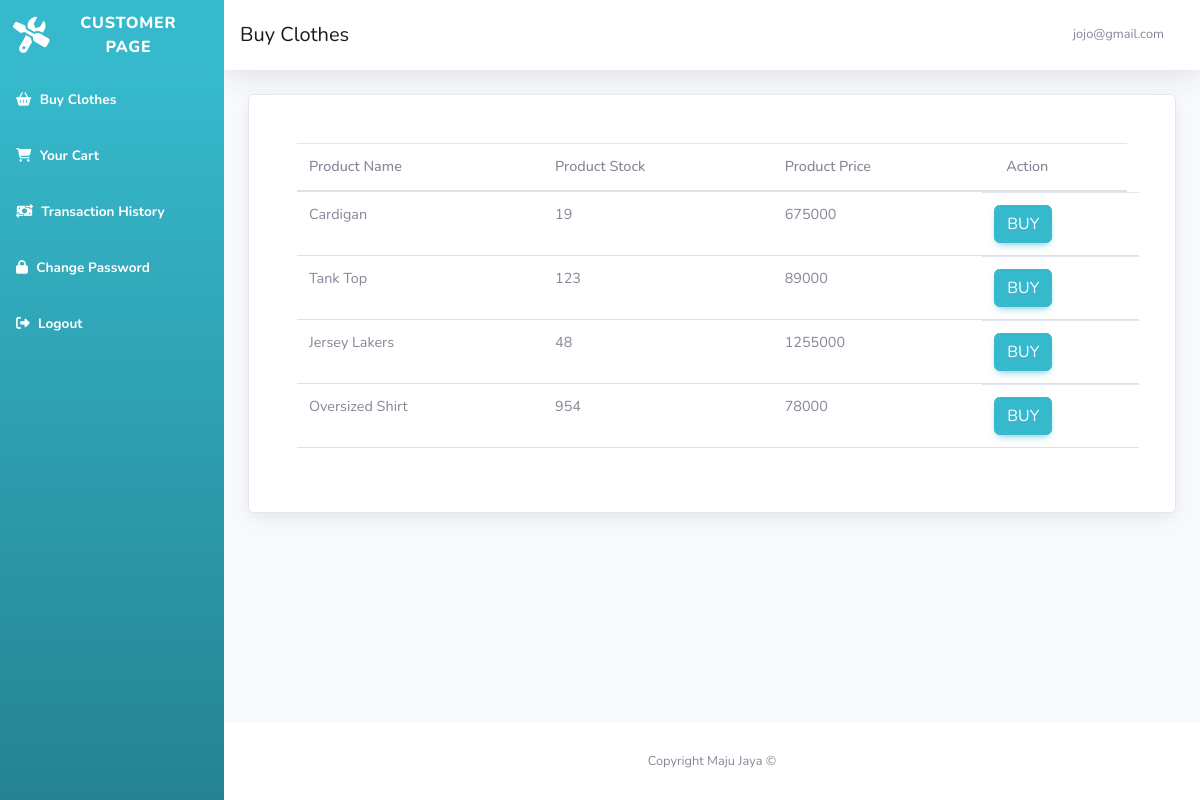
Screenshot of /view/customer/home.php (signed in) with the database file from the repository.
### tables this page shows
CREATE TABLE `product` (
  `product_id` int(11) NOT NULL,
  `product_name` varchar(100) NOT NULL,
  `product_stock` int(10) NOT NULL,
  `product_price` int(10) NOT NULL
);

### utils/includeTemplate.php (called while the page is built, shortened)
<?php
    function include_template($file, $data = []) {
        return ob_get_clean();
    }
?>

### controller/getAllProduct.php (called while the page is built, shortened)
<?php
    function getAllProductForCustomer(){
        $sql = 'select * from product where product_stock > 0';
        $con = connectToDatabase();
        return $con->query($sql);
    }
?>

### view/customer/home.php (the view, shortened to what this page needs)
<?php require_once '../../utils/includeTemplate.php'; ?>
<?= include_template('../../view/template/header.php', ['title' => 'Home | MajuJaya']) ?>
<?php
    require_once '../../controller/getAllProduct.php';
    $clothes = getAllProductForCustomer();
?>
<div id="wrapper">
    <?= include_template('../../view/template/customerSidebar.php') ?>
    <div id="content-wrapper" class="d-flex flex-column">
        <div id="content">
            <?= include_template('../../view/template/customerNavigation.php', ['title' => 'Buy Clothes', 'email' => $_SESSION['logged_user']['email']]) ?>
            <div class="container-fluid">
                <div class="container card p-5">
                    <table class="table">
                        <thead>
                            <tr>
                            <th scope="col">Product Name</th>
                            <th scope="col">Product Stock</th>
                            <th scope="col">Product Price</th>
                            <th scope="col">Action</th>
                            </tr>
                        </thead>
                        <tbody>
                            <?php while($clothe = $clothes->fetch_assoc()) { ?>
                                <tr>
                                <td><?php echo $clothe['product_name'] ?></td>
                                <td><?php echo $clothe['product_stock'] ?></td>
                                <td><?php echo $clothe['product_price'] ?></td>
                                <td class="row gap-2">
                                    <a class="col-auto btn btn-info" href="handleBuy.php?id=<?php echo $clothe['product_id'] ?>&stock=<?php echo $clothe['product_stock'] ?>">buy</a>
                                </td>
                                </tr>
                            <?php } ?>
                        </tbody>
                    </table>
                </div>
            </div>
        </div>
        <footer class="sticky-footer bg-white">
            <div class="container my-auto">
                <div class="copyright text-center my-auto">
                    <span>Copyright Maju Jaya &copy;</span>
                </div>
            </div>
        </footer>
    </div>
</div>
<?= include_template('../../view/template/footer.php') ?>

### rows the page displays
product: product_name "Cardigan", product_stock "19", product_price "675000"
product: product_name "Tank Top", product_stock "123", product_price "89000"
product: product_name "Jersey Lakers", product_stock "48", product_price "1255000"
product: product_name "Oversized Shirt", product_stock "954", product_price "78000"

### other values shown
$title "Buy Clothes"
$email "jojo@gmail.com"
